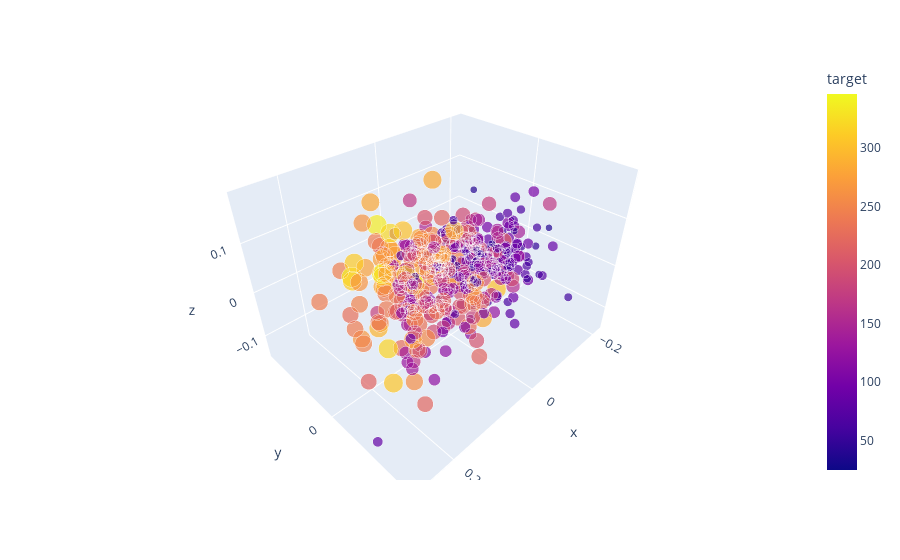

Notebook code cell kept with this figure:
### Code cell
transformed_df = pd.DataFrame(transformed_original_X, columns=['x','y','z'])
transformed_df['target'] = original_y.values
px.scatter_3d(transformed_df, x='x', y='y', z='z',
              color='target', size='target')

### Figure 1 — Plotly figure (JSON) as saved in the notebook; plotly's stock layout.template omitted (floating-point values rounded to 4 significant figures; data arrays with more than 128 entries replaced by an {"elided": "..."} marker saying what was removed)
{"data": [{"hovertemplate": "x=%{x}<br>y=%{y}<br>z=%{z}<br>target=%{marker.color}<extra></extra>", "legendgroup": "", "marker": {"color": {"elided": "442 int values"}, "coloraxis": "coloraxis", "size": {"elided": "442 int values"}, "sizemode": "area", "sizeref": 0.865, "symbol": "circle"}, "mode": "markers", "name": "", "scene": "scene", "showlegend": false, "type": "scatter3d", "x": {"elided": "442 float values"}, "y": {"elided": "442 float values"}, "z": {"elided": "442 float values"}}], "layout": {"coloraxis": {"colorbar": {"title": {"text": "target"}}, "colorscale": [[0, "#0d0887"], [0.1111, "#46039f"], [0.2222, "#7201a8"], [0.3333, "#9c179e"], [0.4444, "#bd3786"], [0.5556, "#d8576b"], [0.6667, "#ed7953"], [0.7778, "#fb9f3a"], [0.8889, "#fdca26"], [1, "#f0f921"]]}, "legend": {"itemsizing": "constant", "tracegroupgap": 0}, "margin": {"t": 60}, "scene": {"domain": {"x": [0, 1], "y": [0, 1]}, "xaxis": {"title": {"text": "x"}}, "yaxis": {"title": {"text": "y"}}, "zaxis": {"title": {"text": "z"}}}}}
